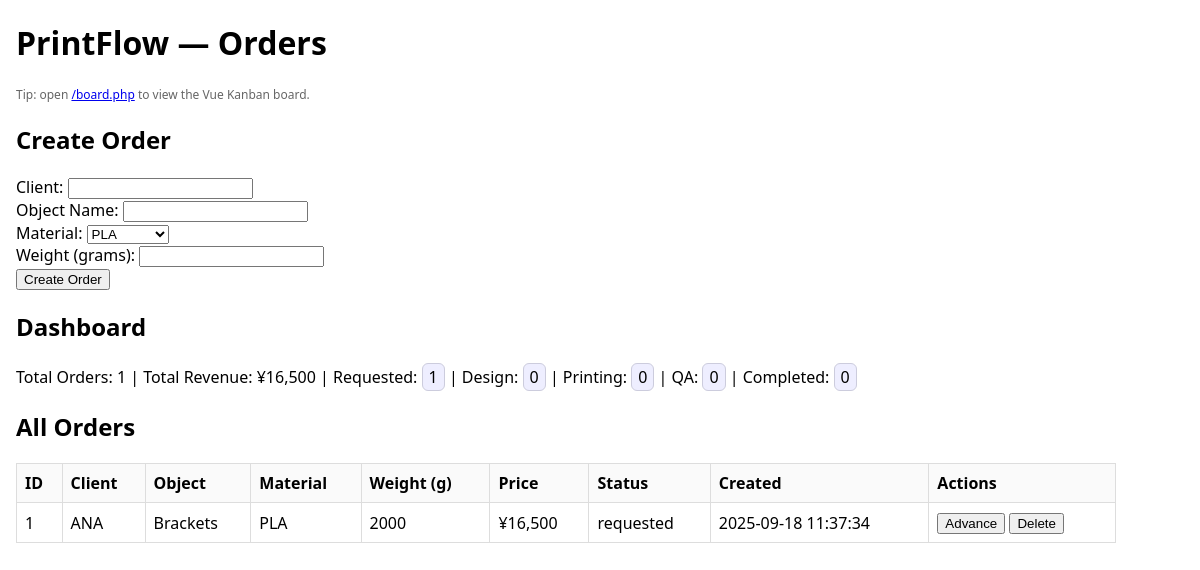
The page / on the database its author committed.
### tables this page shows
CREATE TABLE orders (
  id INTEGER PRIMARY KEY AUTOINCREMENT,
  client TEXT NOT NULL,
  object_name TEXT NOT NULL,
  material TEXT NOT NULL,
  est_weight_g INTEGER NOT NULL,
  price_jpy INTEGER NOT NULL,
  status TEXT NOT NULL DEFAULT 'requested',
  created_at TEXT NOT NULL
);

### src/functions.php (called while the page is built, shortened)
<?php
function formatJPY($amount) {
    return '¥' . number_format($amount);
}
function getMaterials(): array
{
  return [
    'PLA'=>1.0,
    'ABS'=>1.2,
    'Aluminum'=>2.0,
    'Titanium'=>3.0];
};
function totalOrders(array $orders): int {
    return count($orders);
}
function totalRevenue(array $orders): int {
    $total = 0;
    foreach ($orders as $order) {
        $total += $order['price_jpy'];
    }
    return $total;
}
function countByStatus(array $orders, string $status): int {
    $count = 0;
    foreach ($orders as $order) {
        if ($order['status'] === $status) {
            $count++;
        }
    }
    return $count;
}

### src/db.php (called while the page is built, shortened)
<?php
function getDB(): PDO {
    static $db = null;
    if ($db === null) {
        $db = new PDO('sqlite:' . __DIR__ . '/../data/printflow.sqlite');
        $db->setAttribute(PDO::ATTR_ERRMODE, PDO::ERRMODE_EXCEPTION);
    }
    return $db;
}
function getOrders(): array {
    $stmt = getDB()->query("SELECT * FROM orders ORDER BY id ASC");
    return $stmt->fetchAll(PDO::FETCH_ASSOC);
}

### public/index.php (the view, shortened to what this page needs)
<?php
require __DIR__ . '/../src/functions.php';
require __DIR__ . '/../src/db.php';
$lastClient   = $_POST['client']   ?? '';
$lastObject   = $_POST['object']   ?? '';
$lastMaterial = $_POST['material'] ?? '';
$lastWeight   = $_POST['weight']   ?? '';
$orders = getOrders();
?>
<!doctype html>
<html lang="en">
<head>
</head>
<body>
  <h1>PrintFlow — Orders</h1>
  <p class="hint">Tip: open <a href="/board.php">/board.php</a> to view the Vue Kanban board.</p>
  <h2>Create Order</h2>
  <form method="POST" action="" style="margin-bottom:16px">
    <div>
      <label>Client:
        <input type="text" name="client" value="<?= htmlspecialchars($lastClient) ?>">
      </label>
    </div>
    <div>
      <label>Object Name:
        <input type="text" name="object" value="<?= htmlspecialchars($lastObject) ?>">
      </label>
    </div>
    <div>
      <label>Material:
        <select name="material">
          <?php foreach (getMaterials() as $name => $multiplier): ?>
            <option value="<?= $name ?>" <?= ($lastMaterial === $name ? 'selected' : '') ?>>
              <?= $name ?>
            </option>
          <?php endforeach; ?>
        </select>
      </label>
    </div>
    <div>
      <label>Weight (grams):
        <input type="number" name="weight" value="<?= htmlspecialchars((string)$lastWeight) ?>">
      </label>
    </div>
    <button type="submit">Create Order</button>
  </form>
  <?php if (!empty($orders)): ?>
    <h2>Dashboard</h2>
    <p>
      Total Orders: <?= totalOrders($orders) ?> |
      Total Revenue: <?= formatJPY(totalRevenue($orders)) ?> |
      Requested: <span class="badge"><?= countByStatus($orders, 'requested') ?></span> |
      Design: <span class="badge"><?= countByStatus($orders, 'design') ?></span> |
      Printing: <span class="badge"><?= countByStatus($orders, 'printing') ?></span> |
      QA: <span class="badge"><?= countByStatus($orders, 'qa') ?></span> |
      Completed: <span class="badge"><?= countByStatus($orders, 'completed') ?></span>
    </p>
    <h2>All Orders</h2>
    <table>
      <tr>
        <th>ID</th>
        <th>Client</th>
        <th>Object</th>
        <th>Material</th>
        <th>Weight (g)</th>
        <th>Price</th>
        <th>Status</th>
        <th>Created</th>
        <th>Actions</th>
      </tr>
      <?php foreach ($orders as $order): ?>
        <tr>
          <td><?= $order['id'] ?></td>
          <td><?= htmlspecialchars($order['client']) ?></td>
          <td><?= htmlspecialchars($order['object_name']) ?></td>
          <td><?= $order['material'] ?></td>
          <td><?= (int)$order['est_weight_g'] ?></td>
          <td><?= formatJPY((int)$order['price_jpy']) ?></td>
          <td><?= $order['status'] ?></td>
          <td><?= $order['created_at'] ?></td>
          <td class="actions">
            <?php if ($order['status'] !== 'completed'): ?>
              <form method="POST">
                <button type="submit">Advance</button>
              </form>
            <?php endif; ?>
            <form method="POST" onsubmit="return confirm('Delete this order?');">
              <button type="submit">Delete</button>
            </form>
          </td>
        </tr>
      <?php endforeach; ?>
    </table>
  <?php else: ?>
    <p>No orders yet. Create your first one above.</p>
  <?php endif; ?>
</body>
</html>

### public/index.php (style rules this page uses)
body { font-family:system-ui, sans-serif; margin:16px }
.badge { display:inline-block; padding:2px 6px; border-radius:6px; background:#eef; border:1px solid #ccd }
table { border-collapse:collapse; width:100%; max-width:1100px }
th,td { border:1px solid #ddd; padding:8px; text-align:left }
th { background:#fafafa }
.actions form { display:inline }
.hint { color:#666; font-size:12px }

### rows shown on the page
orders: price_jpy "¥16,500", id "1", client "ANA", object_name "Brackets", material "PLA", est_weight_g "2000", status "requested", created_at "2025-09-18 11:37:34"

### other values the page prints
totalOrders($orders) "1"
countByStatus($orders, 'requested') "1"
countByStatus($orders, 'design') "0"
countByStatus($orders, 'printing') "0"
countByStatus($orders, 'qa') "0"
countByStatus($orders, 'completed') "0"
form field material "PLA"
